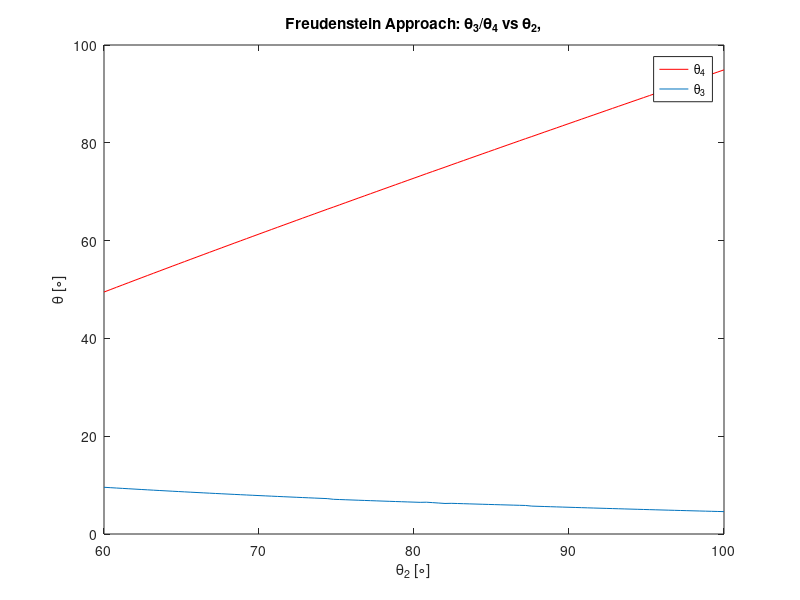
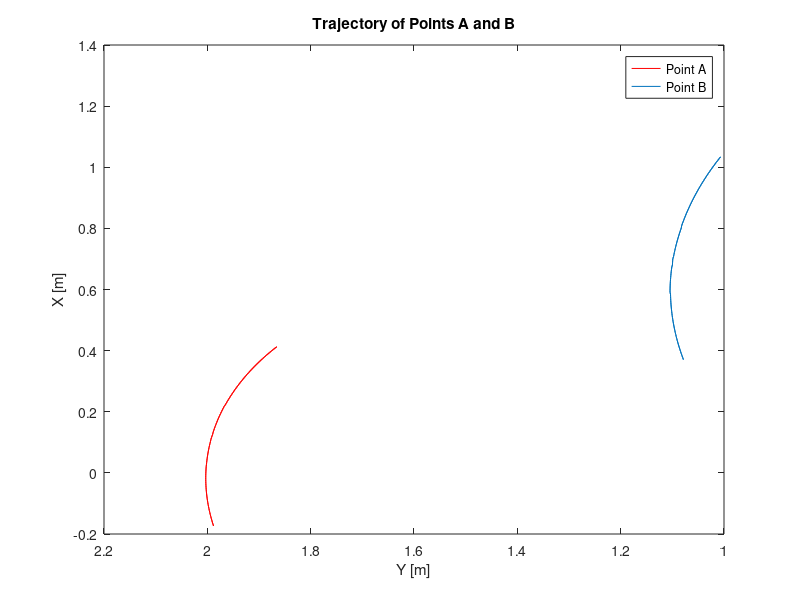
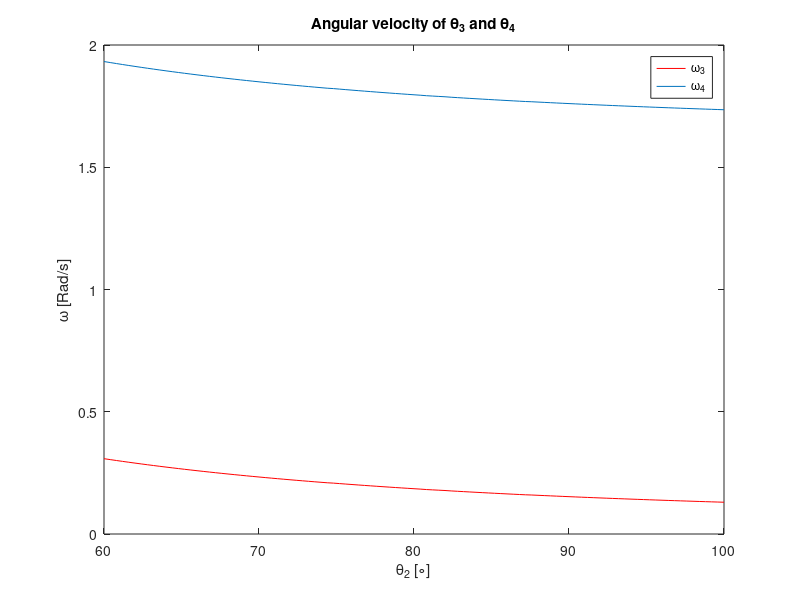

The MATLAB source for these figures, in order:
clc;clear;close all;
%Lawrence Custodio
%HW 7 Problem 2
%Given Parameters:
l1 = 1; l2 = 1; l3 = 1.1; l4 = 0.9; l5 = 1;
t1 = 0.05; t2 = 0.08;
the = 60:.4:100; ta = 99.6:-.4:60;
theta2 = [the ta];
%Part A - Find theta3=f(theta2) and theta4=f(theta2)
L1 = l1/l4; L2 = l1/l2; L3 = (l2^2-l3^2+l4^2+l1^2)/(2*l2*l4); %dimensionless params
for j = 1:length(theta2)
    error = .1; %set error valu
    eps = 1;
    theta4(1) = 40; %Set initial guess
    %Freudenstein condition/equation to find theta4(j)
    k = 1; %theta4 indexing for Freudenstein
    while eps>error
        theta4(k+1) = acosd((L2^-1)*(L1*cosd(theta2(j))-L3+cosd(theta2(j)-theta4(k))));
        eps = abs(theta4(k+1)-theta4(k));
    k = k+1;
    end;
    theta4(j)=theta4(k);
    %Finding theta3(j)
    theta3(j) = acosd((-l2*cosd(theta2(j))+l4*cosd(theta4(j))+l1)/l3);
end
plot(theta2(101:end),theta4(101:end),'r')
hold on
plot(theta2(101:end),theta3(101:end))
title('Freudenstein Approach: \theta_3/\theta_4 vs \theta_2,')
legend('\theta_4','\theta_3')
xlabel('\theta_2 [\circ]')
ylabel('\theta [\circ]')
%Part B - Plot trajectory of A and B, see handout
%Trajectory @ Pt.A:
for A=1:length(theta2)
    h = t2;
    hn = l5;
    xA(A) = l2.*cosd(theta2(A)) + h.*cosd(theta3(A)) - hn.*sind(theta3(A));
    yA(A) = l2.*sind(theta2(A)) + h.*sind(theta3(A)) + hn.*cosd(theta3(A));
end
%Trajectory @ Pt.B:
for B=1:length(theta2)
    h = .5*l3;
    hn = t1;
    xB(B) = l2.*cosd(theta2(B)) + h.*cosd(theta3(B)) - hn.*sind(theta3(B));
    yB(B) = l2.*sind(theta2(B)) + h.*sind(theta3(B)) + hn.*cosd(theta3(B));
end
figure
plot(yA,xA,'r')
hold on
plot(yB,xB)
set(gca,'Xdir','reverse');
title('Trajectory of Points A and B')
legend('Point A','Point B')
xlabel('Y [m]')
ylabel('X [m]')
%Part C - Angular velocities
om2=5/pi;
for i=1:length(theta2)
    om3(i)= om2*(l2/l3)*sind(theta2(i)-theta4(i))/sind(theta3(i)+theta4(i));
    om4(i)= om2*(l2/l4)*sind(theta3(i)+theta2(i))/sind(theta3(i)+theta4(i));
end
figure
plot(theta2(101:end),om3(101:end),'r')
hold on
plot(theta2(101:end),om4(101:end))
title('Angular velocity of \theta_3 and \theta_4')
legend('\omega_3','\omega_4')
xlabel('\theta_2 [\circ]')
ylabel('\omega [Rad/s]')
